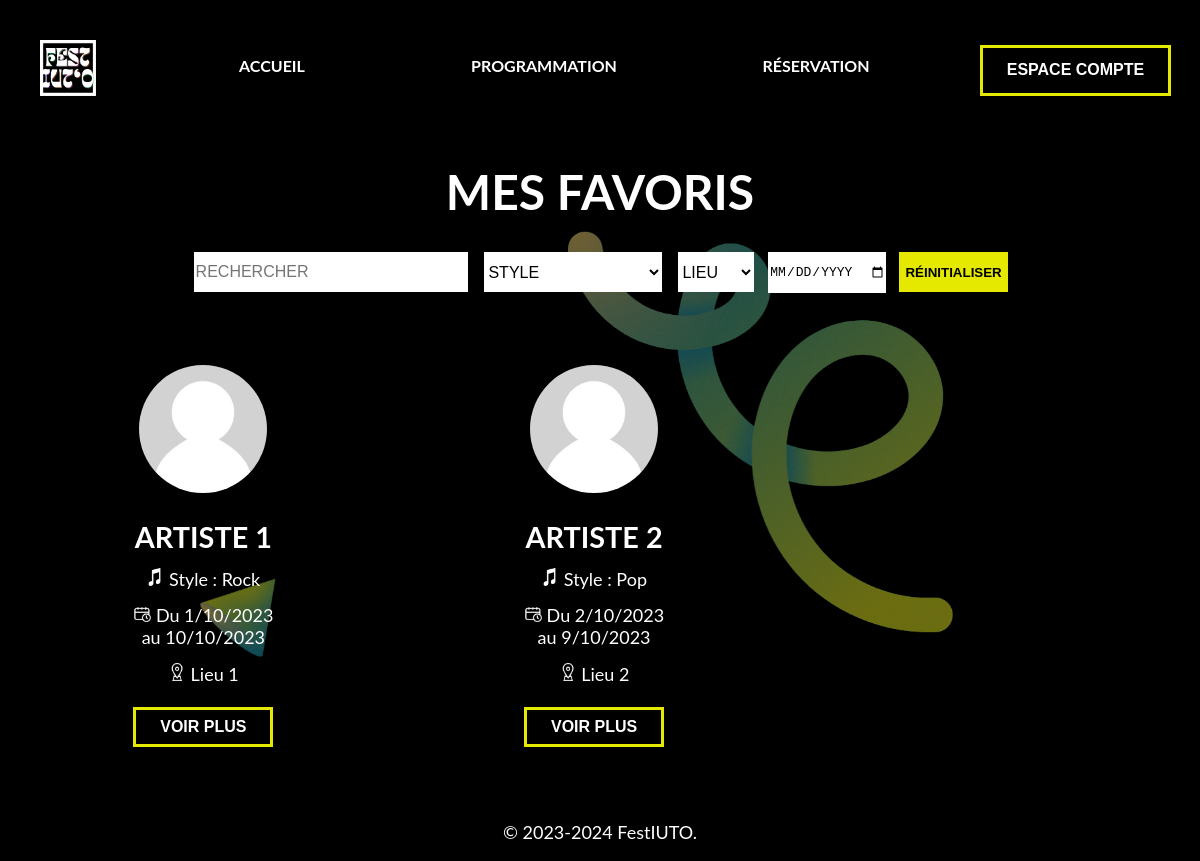
Page /moncompte/mesfavoris/ (signed in) on the committed database.
### app/models.py (models this page shows, shortened)
class Artiste(db.Model):
    __tablename__ = 'ARTISTE'
    IDartiste = db.Column(db.Integer, primary_key=True)
    nom_artiste = db.Column(db.String(42), nullable=False)
    description = db.Column(db.Text)
    date_arrivee = db.Column(db.Date, db.CheckConstraint('date_arrivee < date_depart'))
    date_depart = db.Column(db.Date)
    IDgenre = db.Column(db.Integer, nullable=False)

class GenreMusical(db.Model):
    __tablename__ = 'GENRE_MUSICAL'
    IDgenre = db.Column(db.Integer, primary_key=True)
    nom_genre = db.Column(db.String(42))

class Programmer(db.Model):
    __tablename__ = "PROGRAMMER"
    IDconcert = db.Column(db.Integer, primary_key=True)
    date_debut = db.Column(db.Date, primary_key=True)
    heure_debut = db.Column(db.Time, primary_key=True)
    IDartiste = db.Column(db.Integer, db.ForeignKey("ARTISTE.IDartiste"))
    lieu_concert = db.Column(db.String(42))
    duree_concert = db.Column(db.Time, nullable=False)
    tps_montage = db.Column(db.Time, nullable=False)
    tps_demontage = db.Column(db.Time, nullable=False)
    artiste = db.relationship("Artiste", backref=db.backref("programme", lazy="dynamic"))

### app/views.py (the view)
@app.route("/moncompte/mesfavoris/")
@login_required
def mes_favoris():
    return render_template("favoris.html", accueil=False, id_page=0, moncompte=False, les_artistes=get_artistes_favoris(current_user.IDutil), les_styles=GenreMusical.query.all(), les_lieux=get_les_lieux())

### app/models.py (called while the page is built)
def get_les_lieux():
    res = set()
    for programmation in Programmer.query.all():
        res.add(programmation.lieu_concert)
    return res

@login_manager.user_loader
def load_user(user_id):
    return Utilisateur.query.get(int(user_id))

### app/templates/favoris.html (shortened to what this page needs)
{% extends "base.html" %}
{% block styles %}
<link rel="stylesheet" href="{{ url_for('static', filename='css/favoris.css') }}">
{% endblock %}
{% block content %}
<main>
    <h1 class="titre-principal-page">Mes favoris</h1>
    <form id="search" action="recherche" role="search" method="post">
        <input type="search" name="search" id="searchinput" placeholder="Rechercher" oninput="changeArtist()">
        <select name="Style" id="Style" onchange="changeArtist()">
            <option value="">Style</option>
        </select>
        <select name="Lieu" id="Lieu" onchange="changeArtist()">
            <option value="">Lieu</option>
        </select>
        <input type="date" name="datehour" id="datehourinput" oninput="changeArtist()">
        <input class="searchreset" type="button" value="Réinitialiser" oninput="changeArtist()">
    </form>
    <ul class="liste-artistes">
        {% for un_artiste in les_artistes %}
        <li>
            <img class="image-artiste" src="{{ url_for('static', filename='images/placeholder_artiste.jpg') }}" alt="">
            <h2>{{ un_artiste[0] }}</h2>
            <p><img class="petites-icone-pages" src="{{ url_for('static', filename='images/music_style.png') }}"
                    alt="Icone style de musique"> Style
                : {{ un_artiste[1] }}</p>
            <p><img class="petites-icone-pages" src="{{ url_for('static', filename='images/calendar_date.png') }}"
                    alt="Icone calendrier"> Du {{ un_artiste[2] }}<br>au {{ un_artiste[3] }}</p>
            <p><img class="petites-icone-pages" src="{{ url_for('static', filename='images/location.png') }}"
                    alt="Icone lieu"> {{ un_artiste[4] }}</p>
            <button>Voir plus</button>
        </li>
        {% endfor %}
    </ul>
</main>
{% endblock %}

### app/static/css/base.css (style rules this page uses)
body { background-color: black; color: white; font-family: 'Lato'; }
p { font-size: large; }
button, .bouton-validation { background-color: transparent; border: solid #e5e900; color: white; text-transform: uppercase; font-weight: bold; font-size: 1em; padding-left: 1.5em; padding-right: 1.5em; padding-bottom: 0.5em; padding-top: 0.5em; margin: 0.5em; }
.searchreset { background-color: #e5e900; border: none; color: black; margin-top: 0em; margin-bottom: 0em; height: 3em; text-transform: uppercase; font-weight: bold; cursor: pointer; }
h1, h2, h3, h4 { text-transform: uppercase; }
h2 { font-size: 2em; }
.titre-principal-page { font-size: 3em; }
.petites-icone-pages { width: 1em; }
main { text-align: center; }

### app/static/css/favoris.css (style rules this page uses)
body { background-image: url("../images/programmation.png"); background-repeat: no-repeat; background-attachment: fixed; background-position: center; background-size: 80%; }
.image-artiste { border-radius: 50%; width: 8em; }
.liste-artistes { list-style-type: none; display: flex; flex-wrap: wrap; padding-left: 0em; }
.liste-artistes>li { text-align: center; flex-basis: 33%; margin-top: 3em; margin-bottom: 3em; }
.liste-artistes>li>p { margin-top: 0.8em; margin-bottom: 0.8em; }
h2 { font-size: 1.8em; margin-bottom: 0em; }
#search { width: 70%; margin: 1.5em; display: flex; flex-wrap: nowrap; margin-right: auto; margin-left: auto; }
input, select, .searchreset { margin-right: 0.5em; margin-left: 0.5em; }
select { flex-basis: 11%; flex-grow: 0; }
#searchinput { flex-basis: 40%; flex-grow: 1; }
#datehourinput { flex-basis: 10%; flex-grow: 0; height: 3.1em; }
#searchinput, select { height: 2.5em; }
#searchinput, #datehourinput, select { background-color: white; border: none; font-size: 1em; text-transform: uppercase; }
.searchreset { flex-basis: 10%; flex-grow: 0; }

### rows in the picture
Artiste: nom_artiste "ARTISTE 1"
GenreMusical: nom_genre "Rock"
Programmer: lieu_concert "Lieu 1"
Artiste: nom_artiste "ARTISTE 2"
GenreMusical: nom_genre "Pop"
Programmer: lieu_concert "Lieu 2"

### other values in the picture
{{ un_artiste[2] }} "1/10/2023" "2/10/2023"
{{ un_artiste[3] }} "10/10/2023" "9/10/2023"
